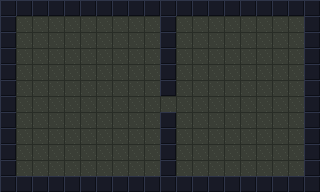

This game map was drawn from its Tiled (.tmx) file and the tilesets committed beside it. A one-line description and the full map source follow:
An orthogonal 20x12 tile map with 16x16 px tiles, 2 tile layers (ground, collision) and 13 objects (player, door, quiet, tall, short, ...).

<map version="1.10" tiledversion="1.10.2" orientation="orthogonal" renderorder="right-down" width="20" height="12" tilewidth="16" tileheight="16" infinite="0" nextlayerid="5" nextobjectid="14">
 <tileset firstgid="1" source="chirp_tiles.tsx" />
 <layer id="1" name="ground" width="20" height="12">
  <data encoding="csv">
1,1,1,1,1,1,1,1,1,1,1,1,1,1,1,1,1,1,1,1,
1,1,1,1,1,1,1,1,1,1,1,1,1,1,1,1,1,1,1,1,
1,1,1,1,1,1,1,1,1,1,1,1,1,1,1,1,1,1,1,1,
1,1,1,1,1,1,1,1,1,1,1,1,1,1,1,1,1,1,1,1,
1,1,1,1,1,1,1,1,1,1,1,1,1,1,1,1,1,1,1,1,
1,1,1,1,1,1,1,1,1,1,1,1,1,1,1,1,1,1,1,1,
1,1,1,1,1,1,1,1,1,1,1,1,1,1,1,1,1,1,1,1,
1,1,1,1,1,1,1,1,1,1,1,1,1,1,1,1,1,1,1,1,
1,1,1,1,1,1,1,1,1,1,1,1,1,1,1,1,1,1,1,1,
1,1,1,1,1,1,1,1,1,1,1,1,1,1,1,1,1,1,1,1,
1,1,1,1,1,1,1,1,1,1,1,1,1,1,1,1,1,1,1,1,
1,1,1,1,1,1,1,1,1,1,1,1,1,1,1,1,1,1,1,1
</data>
 </layer>
 <layer id="2" name="collision" width="20" height="12">
  <data encoding="csv">
2,2,2,2,2,2,2,2,2,2,2,2,2,2,2,2,2,2,2,2,
2,0,0,0,0,0,0,0,0,0,2,0,0,0,0,0,0,0,0,2,
2,0,0,0,0,0,0,0,0,0,2,0,0,0,0,0,0,0,0,2,
2,0,0,0,0,0,0,0,0,0,2,0,0,0,0,0,0,0,0,2,
2,0,0,0,0,0,0,0,0,0,2,0,0,0,0,0,0,0,0,2,
2,0,0,0,0,0,0,0,0,0,2,0,0,0,0,0,0,0,0,2,
2,0,0,0,0,0,0,0,0,0,0,0,0,0,0,0,0,0,0,2,
2,0,0,0,0,0,0,0,0,0,2,0,0,0,0,0,0,0,0,2,
2,0,0,0,0,0,0,0,0,0,2,0,0,0,0,0,0,0,0,2,
2,0,0,0,0,0,0,0,0,0,2,0,0,0,0,0,0,0,0,2,
2,0,0,0,0,0,0,0,0,0,2,0,0,0,0,0,0,0,0,2,
2,2,2,2,2,2,2,2,2,2,2,2,2,2,2,2,2,2,2,2
</data>
 </layer>
 <objectgroup id="3" name="entities">
  <object id="1" name="player" x="32" y="32" width="16" height="16" />
  <object id="2" name="door" x="160" y="96" width="16" height="16">
   <properties>
    <property name="clan" type="int" value="0" />
    <property name="family" type="int" value="0" />
    <property name="role" value="caller" />
    <property name="is_blocker" type="bool" value="true" />
    <property name="flee_route" value="flee_door" />
   </properties>
  </object>
  <object id="3" name="quiet" x="64" y="128" width="16" height="16">
   <properties>
    <property name="clan" type="int" value="0" />
    <property name="family" type="int" value="0" />
    <property name="role" value="responder" />
    <property name="is_blocker" type="bool" value="false" />
    <property name="flee_route" value="flee_quiet" />
   </properties>
  </object>
  <object id="4" name="tall" x="112" y="48" width="16" height="16">
   <properties>
    <property name="clan" type="int" value="1" />
    <property name="family" type="int" value="0" />
    <property name="role" value="caller" />
    <property name="is_blocker" type="bool" value="false" />
    <property name="flee_route" value="flee_tall" />
   </properties>
  </object>
  <object id="5" name="short" x="32" y="144" width="16" height="16">
   <properties>
    <property name="clan" type="int" value="1" />
    <property name="family" type="int" value="0" />
    <property name="role" value="responder" />
    <property name="is_blocker" type="bool" value="false" />
    <property name="flee_route" value="flee_short" />
   </properties>
  </object>
  <object id="6" name="far" x="224" y="48" width="16" height="16">
   <properties>
    <property name="clan" type="int" value="1" />
    <property name="family" type="int" value="2" />
    <property name="role" value="caller" />
    <property name="is_blocker" type="bool" value="false" />
    <property name="flee_route" value="flee_far" />
   </properties>
  </object>
  <object id="7" name="near" x="272" y="128" width="16" height="16">
   <properties>
    <property name="clan" type="int" value="1" />
    <property name="family" type="int" value="2" />
    <property name="role" value="responder" />
    <property name="is_blocker" type="bool" value="false" />
    <property name="flee_route" value="flee_near" />
   </properties>
  </object>
 </objectgroup>
 <objectgroup id="4" name="zones">
  <object id="8" name="flee_door" x="160" y="96">
   <polyline points="0,0 -16,0 -32,0" />
  </object>
  <object id="9" name="flee_quiet" x="64" y="128">
   <polyline points="0,0 -16,0 -32,0" />
  </object>
  <object id="10" name="flee_tall" x="112" y="48">
   <polyline points="0,0 -16,0 -32,0" />
  </object>
  <object id="11" name="flee_short" x="32" y="144">
   <polyline points="0,0 16,0 32,0" />
  </object>
  <object id="12" name="flee_far" x="224" y="48">
   <polyline points="0,0 16,0 32,0" />
  </object>
  <object id="13" name="flee_near" x="272" y="128">
   <polyline points="0,0 -16,0 -32,0" />
  </object>
 </objectgroup>
</map>
